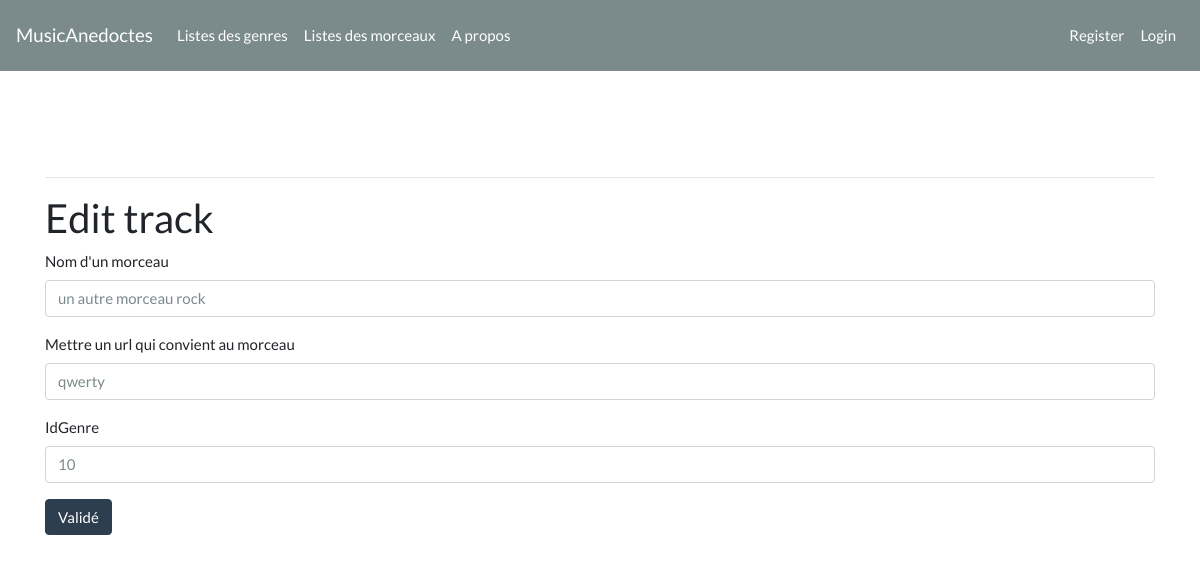
Screenshot of /index.php/tracks/edit/un-autre-morceau-rock with the database file from the repository.
### tables this page shows
CREATE TABLE IF NOT EXISTS `tracks` (
  `idTrack` int(11) NOT NULL AUTO_INCREMENT,
  `nameTrack` varchar(255) NOT NULL,
  `url` varchar(255) DEFAULT NULL,
  `slug` varchar(255) NOT NULL,
  `createdAt` timestamp NOT NULL DEFAULT CURRENT_TIMESTAMP,
  `updatedAt` timestamp NULL DEFAULT CURRENT_TIMESTAMP,
  `isValidated` tinyint(1) NOT NULL,
  `idGenre` int(11) NOT NULL,
  `idUser` int(11) NOT NULL,
  PRIMARY KEY (`idTrack`),
  KEY `FK_Genre_Track` (`idGenre`),
  KEY `FK_User_Track` (`idUser`)
);

### application/controllers/Tracks.php (called while the page is built, shortened)
<?php
    class Tracks extends CI_Controller {
        public function edit($slug){
            $data['track'] = $this->track_model->get_tracks($slug);
            $data['title'] = 'Edit track';
            $this->load->view('templates/header');
            $this->load->view('tracks/edit', $data);
            $this->load->view('templates/footer');
        }
    }

### index.php (called while the page is built, shortened)
<?php
require_once BASEPATH.'core/CodeIgniter.php';

### application/models/Track_model.php (called while the page is built, shortened)
<?php
    class Track_model extends CI_Model {
        public function get_tracks($slug = FALSE){
            $query = $this->db->get_where('tracks', array('slug' => $slug));
            return $query->row_array();
        }
    }

### application/views/tracks/edit.php (the view, shortened to what this page needs)
<h2><?=$title; ?></h2>
<?php echo form_open('tracks/update'); ?>
  <div class="form-group">
    <label>Nom d'un morceau</label>
    <input type="text" class="form-control" name="nameTrack" placeholder="Ajoutez un track"
    value="<?php echo $track['nameTrack']; ?>">
  </div>
  <div class="form-group">
    <label>Mettre un url qui convient au morceau</label>
    <input type="text" class="form-control" name="url" placeholder="Ajoutez un url"
    value="<?php echo $track['url']; ?>">
  </div>
  <div class="form-group">
    <label>IdGenre</label>
    <input type="text" class="form-control" name="idGenre" placeholder="IdGenre"
    value="<?php echo $track['idGenre']; ?>">
  </div>
  <button type="submit" class="btn btn-primary">Validé</button>
</form>

### rows the page displays
tracks: nameTrack "un autre morceau rock", url "qwerty", idGenre "10"

### other values shown
$title "Edit track"
